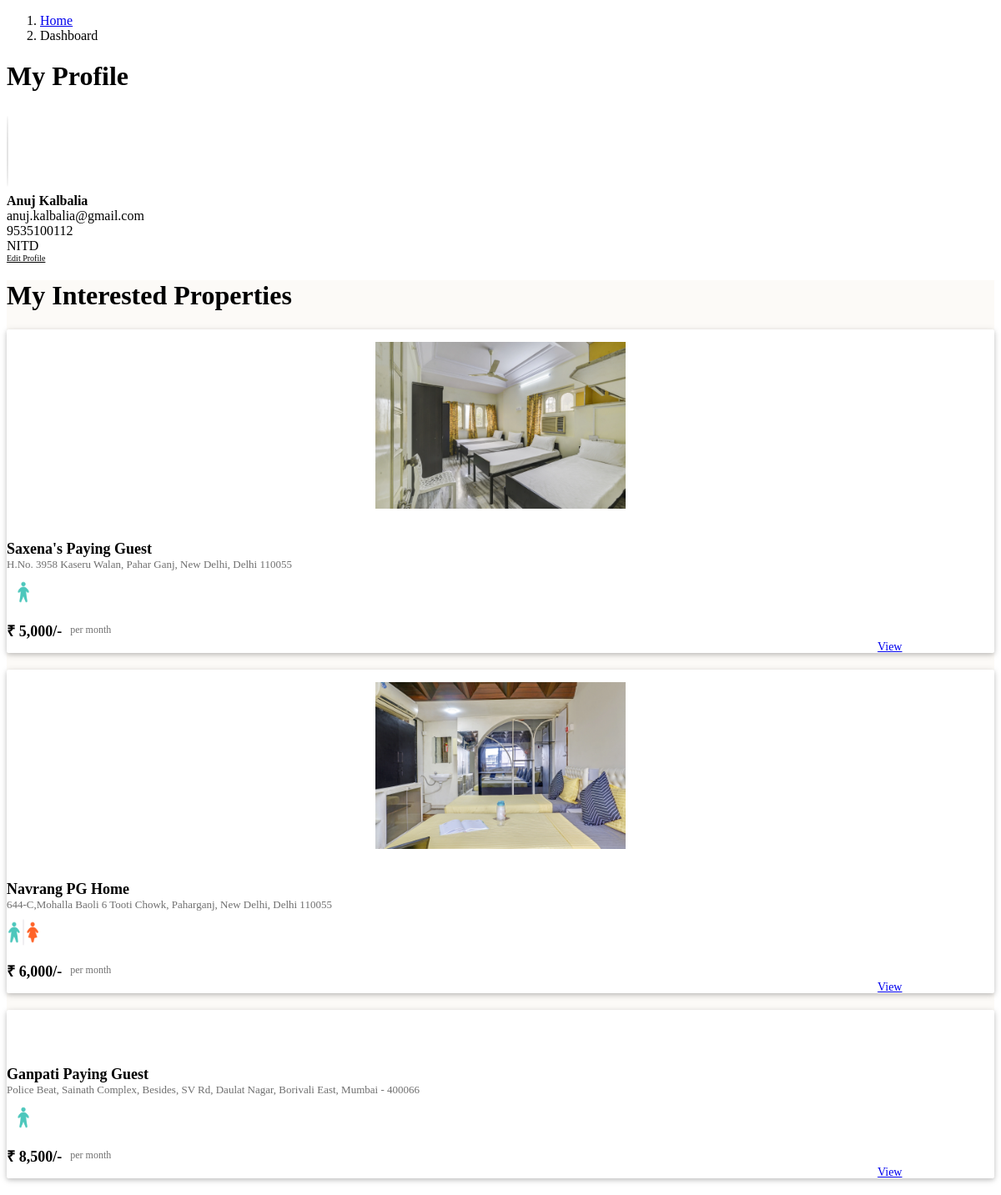
/dashboard.php (signed in), run on the app's committed database.
### tables this page shows
CREATE TABLE `users` (
  `id` int(11) NOT NULL,
  `email` varchar(100) NOT NULL,
  `password` varchar(100) NOT NULL,
  `full_name` varchar(100) NOT NULL,
  `phone` varchar(20) NOT NULL,
  `gender` enum('male','female') NOT NULL,
  `college_name` varchar(100) NOT NULL
);

CREATE TABLE `interested_users_properties` (
  `id` int(11) NOT NULL,
  `user_id` int(11) NOT NULL,
  `property_id` int(11) NOT NULL
);

CREATE TABLE `properties` (
  `id` int(11) NOT NULL,
  `city_id` int(11) NOT NULL,
  `name` varchar(100) NOT NULL,
  `address` varchar(255) NOT NULL,
  `description` longtext NOT NULL,
  `gender` enum('male','female','unisex') NOT NULL,
  `rent` int(11) NOT NULL,
  `rating_clean` float(2,1) NOT NULL,
  `rating_food` float(2,1) NOT NULL,
  `rating_safety` float(2,1) NOT NULL
);

### dashboard.php (the view, shortened to what this page needs)
<?php
$user_id = $_SESSION['user_id'];
$sql_1 = "SELECT * FROM users WHERE id = $user_id";
$result_1 = mysqli_query($conn, $sql_1);
$user = mysqli_fetch_assoc($result_1);
$sql_2 = "SELECT *
            FROM interested_users_properties iup
            INNER JOIN properties p ON iup.property_id = p.id
            WHERE iup.user_id = $user_id";
$result_2 = mysqli_query($conn, $sql_2);
$interested_properties = mysqli_fetch_all($result_2, MYSQLI_ASSOC);
?>
<!DOCTYPE html>
<html lang="en">
<head>
    <link href="css/dashboard.css" rel="stylesheet" />
</head>
<body>
    <nav aria-label="breadcrumb">
        <ol class="breadcrumb py-2">
            <li class="breadcrumb-item">
                <a href="index.php">Home</a>
            </li>
            <li class="breadcrumb-item active" aria-current="page">
                Dashboard
            </li>
        </ol>
    </nav>
    <div class="my-profile page-container">
        <h1>My Profile</h1>
        <div class="row">
            <div class="col-md-3 profile-img-container">
                <i class="fas fa-user profile-img"></i>
            </div>
            <div class="col-md-9">
                <div class="row no-gutters justify-content-between align-items-end">
                    <div class="profile">
                        <div class="name"><?= $user['full_name'] ?></div>
                        <div class="email"><?= $user['email'] ?></div>
                        <div class="phone"><?= $user['phone'] ?></div>
                        <div class="college"><?= $user['college_name'] ?></div>
                    </div>
                    <div class="edit">
                        <div class="edit-profile">Edit Profile</div>
                    </div>
                </div>
            </div>
        </div>
    </div>
    <?php
    if (count($interested_properties) > 0) {
    ?>
        <div class="my-interested-properties">
            <div class="page-container">
                <h1>My Interested Properties</h1>
                <?php
                foreach ($interested_properties as $property) {
                    $property_images = glob("img/properties/" . $property['id'] . "/*");
                ?>
                    <div class="property-card property-id-<?= $property['id'] ?> row">
                        <div class="image-container col-md-4">
                            <img src="<?= $property_images[0] ?>" />
                        </div>
                        <div class="content-container col-md-8">
                            <div class="row no-gutters justify-content-between">
                                <?php
                                $total_rating = ($property['rating_clean'] + $property['rating_food'] + $property['rating_safety']) / 3;
                                $total_rating = round($total_rating, 1);
                                ?>
                                <div class="star-container" title="<?= $total_rating ?>">
                                </div>
                                <div class="interested-container">
                                </div>
                            </div>
                            <div class="detail-container">
                                <div class="property-name"><?= $property['name'] ?></div>
                                <div class="property-address"><?= $property['address'] ?></div>
                                <div class="property-gender">
                                    <?php
                                    if ($property['gender'] == "male") {
                                    ?>
                                        <img src="img/male.png">
                                    <?php
                                    } elseif ($property['gender'] == "female") {
                                    ?>
                                        <img src="img/female.png">
                                    <?php
                                    } else {
                                    ?>
                                        <img src="img/unisex.png">
                                    <?php
                                    }
                                    ?>
                                </div>
                            </div>
                            <div class="row no-gutters">
                                <div class="rent-container col-6">
                                    <div class="rent">₹ <?= number_format($property['rent']) ?>/-</div>
                                    <div class="rent-unit">per month</div>
                                </div>
                                <div class="button-container col-6">
                                    <a href="property_detail.php?property_id=<?= $property['id'] ?>" class="btn btn-primary">View</a>
                                </div>
                            </div>
                        </div>
                    </div>
                <?php
                }
                ?>
            </div>
        </div>
    <?php
    }
    ?>
</body>
</html>

### css/dashboard.css (style rules this page uses)
.profile-img { color: #7d7d7d; font-size: 75px; text-align: center; border: 1px solid #e4e4e4; border-radius: 50%; height: 100px; width: 100px; line-height: 100px; }
.profile .name { font-weight: bold; }
.edit-profile { font-size: 10px; text-decoration: underline; cursor: pointer; }
.my-interested-properties { background-color: #fcfaf7; }
.property-card { background-color: #ffffff; border-radius: 2px; padding: 15px 0px; margin: 20px auto; box-shadow: 0 2px 5px 0 rgba(0, 0, 0, 0.16), 0 2px 10px 0 rgba(0, 0, 0, 0.12); }
.image-container { text-align: center; }
.image-container img { width: 100%; max-width: 300px; }
.interested-container { text-align: center; padding: 8px 16px; }
.detail-container { padding-bottom: 10px; }
.property-name { font-size: 18px; font-weight: 600; }
.property-address { color: #6f6f6f; font-size: 13px; padding-bottom: 5px; }
.property-gender img { width: 40px; }
.rent-container { display: flex; align-items: center; }
.rent { font-size: 18px; font-weight: bold; padding-right: 10px; }
.rent-unit { color: #6f6f6f; font-size: 12px; }
.button-container .btn { font-size: 14px; border-radius: 0px; width: 140px; float: right; }

### data on the page
users: full_name "Anuj Kalbalia", email "anuj.kalbalia@gmail.com", phone "9535100112", college_name "NITD"
interested_users_properties: shows a picture, property.name "Saxena's Paying Guest", property.address "H.No. 3958 Kaseru Walan, Pahar Ganj, New Delhi, Delhi 110055", property.rent "5,000"
interested_users_properties: shows a picture, property.name "Navrang PG Home", property.address "644-C,Mohalla Baoli 6 Tooti Chowk, Paharganj, New Delhi, Delhi 110055", property.rent "6,000"
interested_users_properties: property.name "Ganpati Paying Guest", property.address "Police Beat, Sainath Complex, Besides, SV Rd, Daulat Nagar, Borivali East, Mumbai - 400066", property.rent "8,500"
